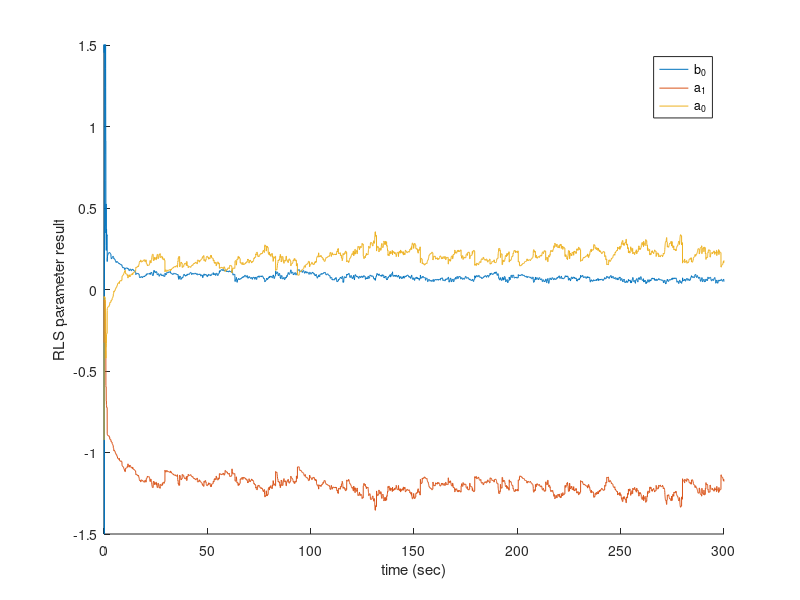
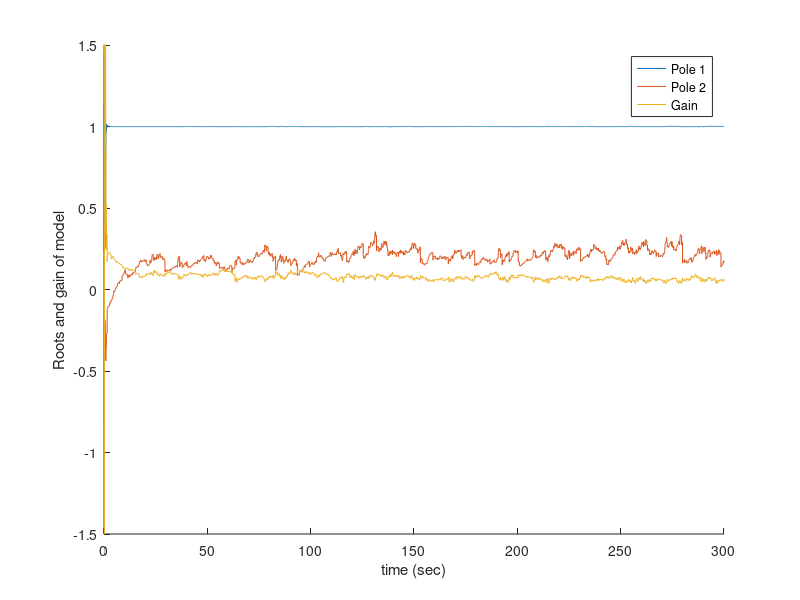
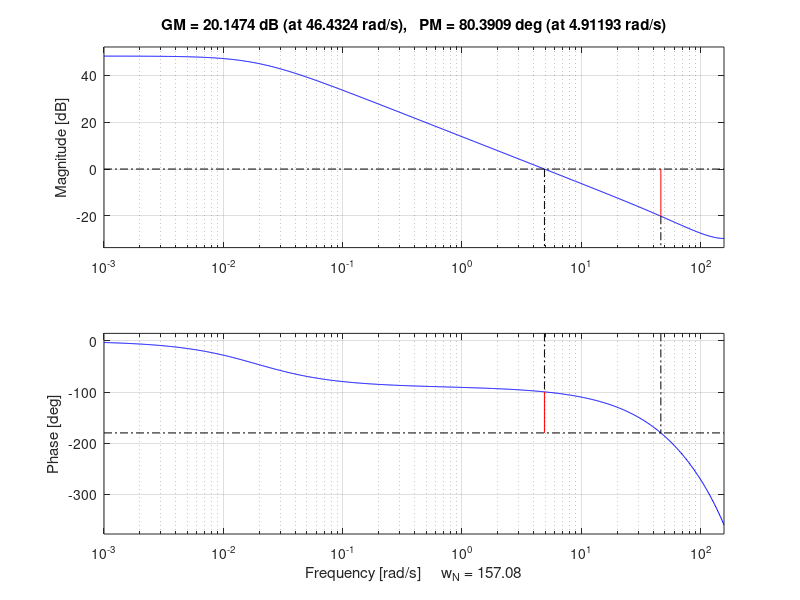

MATLAB code for these plots, in order:
clear; close all;

dts=0.02;
z=tf('z',0.02);
s=tf('s');

datan=csvread("data/sysnum000.csv");
datad=csvread("data/sysden000.csv");

N=size(datan,2);
M=size(datad,2);


t=datan(:,1);
SZ=size(datan,1);


fig=figure; hold on;
plot(t,datan(:,3:N));
plot(t,datad(:,4:M));
ylabel('RLS parameter result');
xlabel('time (sec)');
legend('b_0', 'a_1', 'a_0','Location','best');
ylim([-1.5 1.5]);
saveas(fig,'fig/parameterConverge','epsc');

poles=[];
for i=1:SZ
poles=[poles, roots(datad(i,3:M))]; %#ok<*AGROW>
end



fig=figure;hold on;
plot(t,real(poles)');
plot(t,datan(:,3:N));

ylabel('Roots and gain of model');
xlabel('time (sec)');
legend('Pole 1', 'Pole 2', 'Gain','Location','best');
ylim([-1.5 1.5]);
saveas(fig,'fig/poleConverge','epsc');

%figure;
%plot(imag(poles)');
%ylim([-1 1]);

sys=minreal( tf(mean(datan(100:SZ,3:N)),mean(datad(100:SZ,3:M)),dts) );
fig=figure;
margin(sys);
saveas(fig,'fig/sysBode','epsc');

